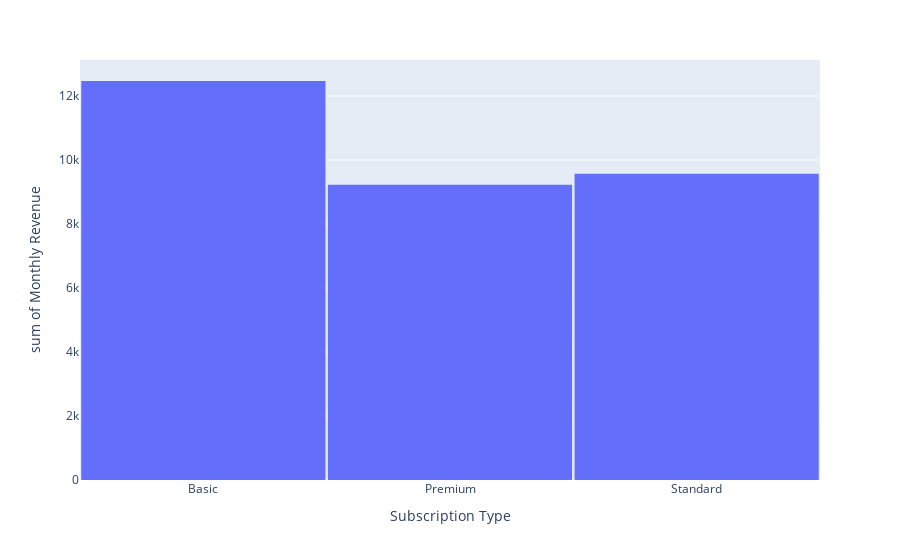

The notebook cell this image was saved under:
### Code cell
fig = px.histogram(data_df, x='Subscription Type', y='Monthly Revenue', barmode='group')
fig.update_layout(bargap=0.01, showlegend=False)
fig.show()

### Figure 1 — Plotly figure (JSON) as saved in the notebook; plotly's stock layout.template omitted (floating-point values rounded to 4 significant figures; data arrays with more than 128 entries replaced by an {"elided": "..."} marker saying what was removed)
{"data": [{"alignmentgroup": "True", "bingroup": "x", "histfunc": "sum", "hovertemplate": "Subscription Type=%{x}<br>sum of Monthly Revenue=%{y}<extra></extra>", "legendgroup": "", "marker": {"color": "#636efa", "pattern": {"shape": ""}}, "name": "", "offsetgroup": "", "orientation": "v", "showlegend": false, "type": "histogram", "x": {"elided": "2500 str values"}, "xaxis": "x", "y": {"elided": "2500 int values"}, "yaxis": "y"}], "layout": {"bargap": 0.01, "barmode": "group", "legend": {"tracegroupgap": 0}, "margin": {"t": 60}, "showlegend": false, "xaxis": {"anchor": "y", "domain": [0, 1], "title": {"text": "Subscription Type"}}, "yaxis": {"anchor": "x", "domain": [0, 1], "title": {"text": "sum of Monthly Revenue"}}}}
